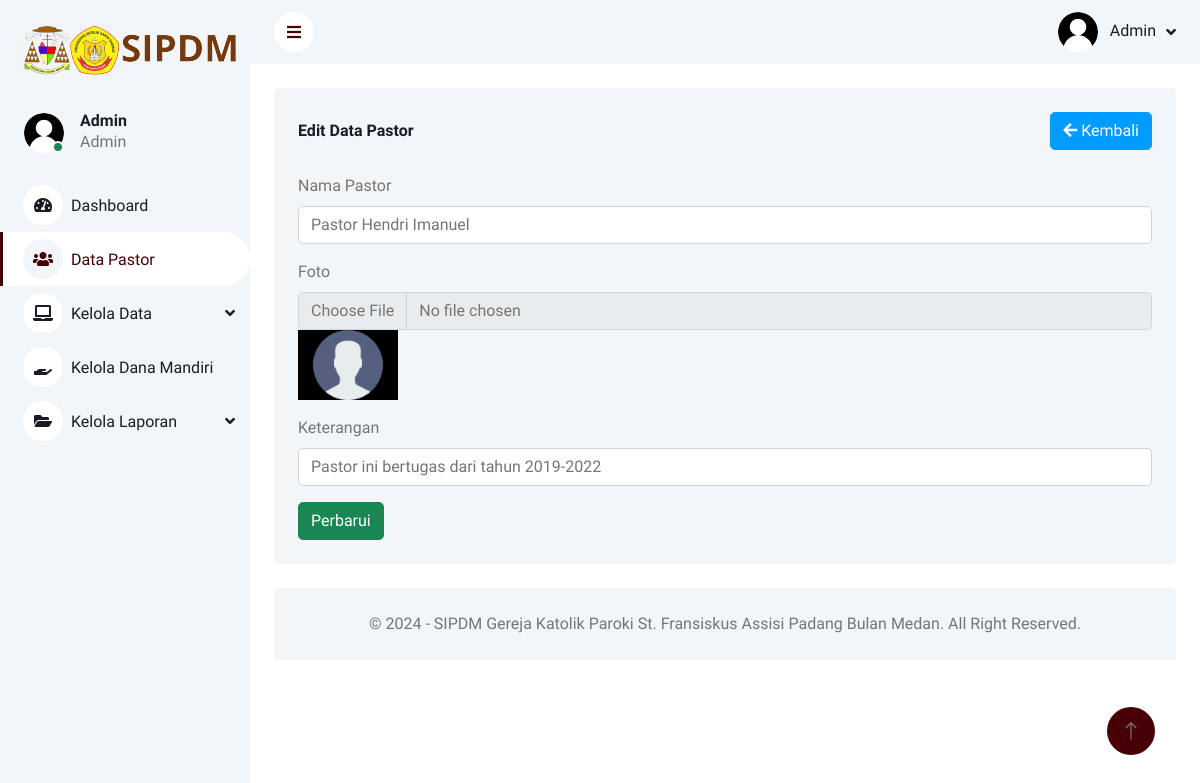
Screenshot of /admin/data_pastor/edit_pastor.php?id=1 (signed in) with the database file from the repository.
### tables this page shows
CREATE TABLE `pastor` (
  `id_pastor` int(2) NOT NULL,
  `nama_pastor` varchar(50) NOT NULL,
  `foto` varchar(50) NOT NULL,
  `keterangan` varchar(100) NOT NULL
);

### admin/data_pastor/edit_pastor.php (the view, shortened to what this page needs)
<?php
    include 'session.php';
?>
<!DOCTYPE html>
<html lang="en">
<head>
    <link href="https://cdnjs.cloudflare.com/ajax/libs/font-awesome/5.10.0/css/all.min.css" rel="stylesheet">
    <link href="https://cdn.jsdelivr.net/npm/bootstrap-icons@1.4.1/font/bootstrap-icons.css" rel="stylesheet">
    <link href="../lib/owlcarousel/assets/owl.carousel.min.css" rel="stylesheet">
    <link href="../lib/tempusdominus/css/tempusdominus-bootstrap-4.min.css" rel="stylesheet">
    <link href="../css/bootstrap.min.css" rel="stylesheet">
    <link href="../css/style.css" rel="stylesheet">
    <link rel="stylesheet" href="https://cdn.datatables.net/1.13.4/css/jquery.dataTables.min.css">
</head>
<body>
    <div class="container-xxl position-relative bg-white d-flex p-0">
        <div class="sidebar  pb-3">
            <nav class="navbar bg-light navbar-light">
                <a href="" class="navbar-brand mx-4 mb-3">
                    <img src="../img/logo_admin.png" alt="logo">
                </a>
                <div class="d-flex align-items-center ms-4 mb-4">
                    <div class="position-relative">
                        <img class="rounded-circle" src="../img/user.png" alt="user" style="width: 40px; height: 40px;">
                        <div class="bg-success rounded-circle border border-2 border-white position-absolute end-0 bottom-0 p-1"></div>
                    </div>
                    <div class="ms-3">
                        <h6 class="mb-0">Admin</h6>
                        <span>Admin</span>
                    </div>
                </div>
                <div class="navbar-nav w-100">
                    <a href=".././index.php" class="nav-item nav-link"><i class="fa fa-tachometer-alt me-2"></i>Dashboard</a>
                    <a href=".././pastor.php" class="nav-item nav-link active"><i class="fa fa-users me-2"></i>Data Pastor</a>
                    <div class="nav-item dropdown">
                        <a href="#" class="nav-link dropdown-toggle" data-bs-toggle="dropdown"><i class="fa fa-laptop me-2"></i>Kelola Data</a>
                    </div>
                    <a href=".././kdana.php" class="nav-item nav-link"><i class="fa fa-hand-holding me-2"></i>Kelola Dana Mandiri</a>
                    <div class="nav-item dropdown">
                        <a href="#" class="nav-link dropdown-toggle" data-bs-toggle="dropdown"><i class="fa fa-folder-open me-2"></i>Kelola Laporan</a>
                    </div>
                </div>
            </nav>
        </div>
        <div class="content">
            <nav class="navbar navbar-expand bg-light navbar-light sticky-top px-4 py-0">
                <a href="#" class="sidebar-toggler coklat flex-shrink-0">
                    <i class="fa fa-bars"></i>
                </a>
                <div class="navbar-nav align-items-center ms-auto">
                    <div class="nav-item dropdown">
                        <a href="#" class="nav-link dropdown-toggle" data-bs-toggle="dropdown">
                            <img class="rounded-circle me-lg-2" src="../img/user.png" alt="" style="width: 40px; height: 40px;">
                            <span class="d-none d-lg-inline-flex">Admin</span>
                        </a>
                    </div>
                </div>
            </nav>
            <div class="container-fluid pt-4 px-4">
                <div class="bg-light rounded p-4">
                    <div class="d-flex align-items-center justify-content-between mb-4">
                        <h6 class="mb-0">Edit Data Pastor</h6>
                        <a href="../pastor.php" class="btn btn-primary"><i class="fa fa-arrow-left"></i> Kembali</a>
                    </div>
                    <?php
                    $id = $_GET['id'];
                    $data = mysqli_query($koneksi,"SELECT * from pastor where id_pastor='$id'");
					while($d = mysqli_fetch_array($data)){
                    ?>
                    <form action="" method="POST" name="Form" onsubmit="return validateForm()" enctype="multipart/form-data">
                        <div class="mb-3">
                            <label for="" class="form-label">Nama Pastor</label>
                            <input type="text" class="form-control" name="npastor" value="<?php echo $d['nama_pastor'] ?>">
                        </div>
                        <div class="mb-3">
                        <label for="" class="form-label">Foto</label>
                            <input type="file" class="form-control" name="fpastor">
                            <?php if($d['foto'] != "") { ?>
                                <img src="../../img/<?= $d['foto'] ?>" width="100"><br>
                            <?php } ?>
                        </div>
                        <div class="mb-3">
                            <label for="" class="form-label">Keterangan</label>
                            <input type="text" class="form-control" name="ket" value="<?php echo $d['keterangan'] ?>">
                        </div>
                        <button type="submit" class="btn btn-success" id="btn" name="edit">Perbarui</button>
                    </form>
                    <?php } ?>
                </div>
            </div>
            <div class="container-fluid pt-4 px-4" >
                <div class="bg-light rounded-top p-4">
                    <div class="row">
                        <div class="col text-center">
                            &copy;
                            - SIPDM Gereja Katolik Paroki St. Fransiskus Assisi Padang Bulan Medan. All Right Reserved.
                        </div>
                    </div>
                </div>
            </div>
        </div>
        <a href="#" class="btn btn-lg bg_coklat btn-lg-square back-to-top"><i class="bi bi-arrow-up"></i></a>
    </div>
</body>
</html>

### admin/css/style.css (style rules this page uses)
:root { --primary: #470005; --light: #F3F6F9; --dark: #191C24; }
.coklat { color: #470005; }
.bg_coklat { background-color: #470005; }
.back-to-top { position: fixed; display: none; right: 45px; bottom: 45px; z-index: 99; }
.btn { transition: .5s; }
.btn.btn-primary { color: #FFFFFF; }
.btn-lg-square { width: 48px; height: 48px; }
.btn-square, .btn-sm-square, .btn-lg-square { padding: 0; display: inline-flex; align-items: center; justify-content: center; font-weight: normal; border-radius: 50px; }
.sidebar { position: fixed; top: 0; left: 0; bottom: 0; width: 250px; height: 100vh; overflow-y: auto; background: var(--light); transition: 0.5s; z-index: 999; }
.content { margin-left: 250px; min-height: 100vh; background: #FFFFFF; transition: 0.5s; }
@media (min-width: 992px) { .sidebar { margin-left: 0; } }
@media (min-width: 992px) { .content { width: calc(100% - 250px); } }
.sidebar .navbar .navbar-nav .nav-link { padding: 7px 20px; color: var(--dark); font-weight: 500; border-left: 3px solid var(--light); border-radius: 0 30px 30px 0; outline: none; }
.sidebar .navbar .navbar-nav .nav-link:hover, .sidebar .navbar .navbar-nav .nav-link.active { color: var(--primary); background: #FFFFFF; border-color: var(--primary); }
.sidebar .navbar .navbar-nav .nav-link i { width: 40px; height: 40px; display: inline-flex; align-items: center; justify-content: center; background: #FFFFFF; border-radius: 40px; }
.sidebar .navbar .navbar-nav .nav-link:hover i, .sidebar .navbar .navbar-nav .nav-link.active i { background: var(--light); }
.sidebar .navbar .dropdown-toggle::after { position: absolute; top: 15px; right: 15px; border: none; content: "\f107"; font-family: "Font Awesome 5 Free"; font-weight: 900; transition: .5s; }
.content .navbar .navbar-nav .nav-link { margin-left: 25px; padding: 12px 0; color: var(--dark); outline: none; }
.content .navbar .sidebar-toggler, .content .navbar .navbar-nav .nav-link i { width: 40px; height: 40px; display: inline-flex; align-items: center; justify-content: center; background: #FFFFFF; border-radius: 40px; }
.content .navbar .dropdown-toggle::after { margin-left: 6px; vertical-align: middle; border: none; content: "\f107"; font-family: "Font Awesome 5 Free"; font-weight: 900; transition: .5s; }

### rows the page displays
pastor: npastor "Pastor Hendri Imanuel", foto (picture), ket "Pastor ini bertugas dari tahun 2019-2022"
